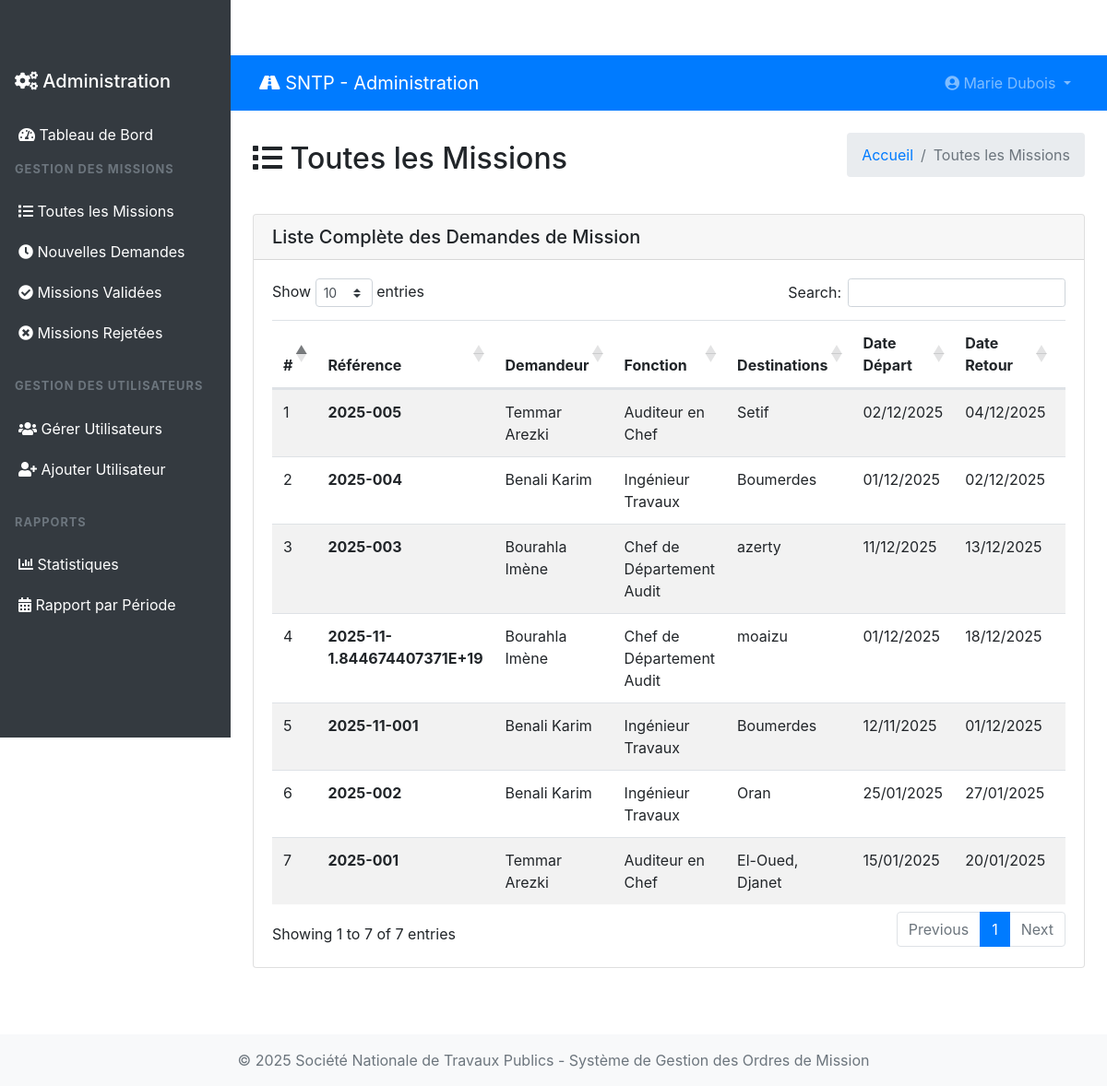
The page /admin/all-missions.php (signed in) on the database its author committed.
### tables this page shows
CREATE TABLE `tblusers` (
  `ID` int(10) NOT NULL,
  `Nom` varchar(200) DEFAULT NULL,
  `Prenom` varchar(200) DEFAULT NULL,
  `Email` varchar(200) DEFAULT NULL,
  `Fonction` varchar(200) DEFAULT NULL,
  `Departement` varchar(200) DEFAULT NULL,
  `MobileNumber` bigint(10) DEFAULT NULL,
  `Password` varchar(200) NOT NULL,
  `Role` enum('admin','chef_departement','user') DEFAULT 'user',
  `RegDate` timestamp NULL DEFAULT current_timestamp(),
  `StampImage` varchar(255) DEFAULT NULL COMMENT 'Cachet officiel du chef',
  `StampDate` datetime DEFAULT NULL
);

CREATE TABLE `tblmissions` (
  `ID` int(10) NOT NULL,
  `UserID` int(5) NOT NULL,
  `SubmittedBy` int(5) DEFAULT NULL,
  `ReferenceNumber` varchar(50) DEFAULT NULL,
  `NomPrenom` varchar(400) DEFAULT NULL,
  `Fonction` varchar(200) DEFAULT NULL,
  `VilleDepart` varchar(200) DEFAULT NULL,
  `DateDepart` date DEFAULT NULL,
  `Destinations` text DEFAULT NULL,
  `ItineraireType` varchar(100) DEFAULT NULL,
  `MotifDeplacement` varchar(300) DEFAULT NULL,
  `MoyenTransport` varchar(200) DEFAULT NULL,
  `DateRetour` date DEFAULT NULL,
  `Observations` text DEFAULT NULL,
  `Status` enum('en_attente','validee','rejetee','en_cours') DEFAULT 'en_attente',
  `Remarque` text DEFAULT NULL,
  `ValidatedBy` int(5) DEFAULT NULL,
  `DateCreation` timestamp NULL DEFAULT current_timestamp(),
  `DateValidation` timestamp NULL DEFAULT NULL ON UPDATE current_timestamp(),
  `SignaturePath` varchar(255) DEFAULT NULL COMMENT 'Signature manuscrite lors de la validation',
  `StampPath` varchar(255) DEFAULT NULL COMMENT 'Cachet officiel utilisé'
);

### admin/all-missions.php (the view, shortened to what this page needs)
<?php
include('includes/dbconnection.php');
if (strlen($_SESSION['GMSaid']) == 0) {
    header('location:logout.php');
} else {
?>
<!DOCTYPE html>
<html lang="fr">
<head>
    <link href="https://cdn.jsdelivr.net/npm/bootstrap@4.6.2/dist/css/bootstrap.min.css" rel="stylesheet">
    <link href="https://cdnjs.cloudflare.com/ajax/libs/font-awesome/5.15.4/css/all.min.css" rel="stylesheet">
    <link href="https://cdn.datatables.net/1.11.5/css/dataTables.bootstrap4.min.css" rel="stylesheet">
</head>
<body>
    <?php include_once('includes/sidebar.php'); ?>
    <div class="main-content">
        <?php include_once('includes/header.php'); ?>
        <div class="container-fluid p-4">
            <div class="d-flex justify-content-between align-items-center mb-4">
                <h2><i class="fas fa-list"></i> Toutes les Missions</h2>
                <nav aria-label="breadcrumb">
                    <ol class="breadcrumb">
                        <li class="breadcrumb-item"><a href="dashboard.php">Accueil</a></li>
                        <li class="breadcrumb-item active">Toutes les Missions</li>
                    </ol>
                </nav>
            </div>
            <div class="card">
                <div class="card-header">
                    <h5 class="mb-0">Liste Complète des Demandes de Mission</h5>
                </div>
                <div class="card-body">
                    <div class="table-responsive">
                        <table class="table table-striped data-table">
                            <thead>
                                <tr>
                                    <th>#</th>
                                    <th>Référence</th>
                                    <th>Demandeur</th>
                                    <th>Fonction</th>
                                    <th>Destinations</th>
                                    <th>Date Départ</th>
                                    <th>Date Retour</th>
                                    <th>Statut</th>
                                </tr>
                            </thead>
                            <tbody>
                                <?php
                                $sql = "SELECT m.*, u.Nom, u.Prenom, u.Fonction as UserFonction
                                       FROM tblmissions m
                                       JOIN tblusers u ON m.UserID = u.ID
                                       ORDER BY m.DateCreation DESC";
                                $query = $dbh->prepare($sql);
                                $query->execute();
                                $results = $query->fetchAll(PDO::FETCH_OBJ);
                                $cnt = 1;
                                if($query->rowCount() > 0) {
                                    foreach($results as $row) {
                                ?>
                                <tr>
                                    <td><?php echo htmlentities($cnt); ?></td>
                                    <td>
                                        <strong><?php echo htmlentities($row->ReferenceNumber); ?></strong>
                                    </td>
                                    <td><?php echo htmlentities($row->Nom . ' ' . $row->Prenom); ?></td>
                                    <td><?php echo htmlentities($row->UserFonction); ?></td>
                                    <td><?php echo htmlentities($row->Destinations); ?></td>
                                    <td><?php echo date('d/m/Y', strtotime($row->DateDepart)); ?></td>
                                    <td><?php echo date('d/m/Y', strtotime($row->DateRetour)); ?></td>
                                    <td>
                                    </td>
                                </tr>
                                <?php $cnt++; }} ?>
                            </tbody>
                        </table>
                    </div>
                </div>
            </div>
        </div>
    </div>
    <?php include_once('includes/footer.php'); ?>
</body>
</html>
<?php } ?>

### admin/includes/header.php (shortened to what this page needs)
<nav class="navbar navbar-expand-lg navbar-dark bg-primary">
    <div class="container-fluid">
        <a class="navbar-brand" href="dashboard.php">
            <i class="fas fa-road"></i> SNTP - Administration
        </a>
        <div class="collapse navbar-collapse" id="navbarNav">
            <ul class="navbar-nav ml-auto">
                <li class="nav-item dropdown">
                    <a class="nav-link dropdown-toggle" href="#" id="navbarDropdown" role="button" data-toggle="dropdown">
                        <i class="fas fa-user-circle"></i>
                        <?php
                        $aid = $_SESSION['GMSaid'];
                        $sql = "SELECT Nom,Prenom FROM tblusers WHERE ID=:aid";
                        $query = $dbh->prepare($sql);
                        $query->bindParam(':aid',$aid,PDO::PARAM_STR);
                        $query->execute();
                        $result = $query->fetch(PDO::FETCH_OBJ);
                        echo htmlentities($result->Prenom . ' ' . $result->Nom);
                        ?>
                    </a>
                </li>
            </ul>
        </div>
    </div>
</nav>

### admin/includes/sidebar.php (style rules this page uses)
.main-content { margin-left: 250px; padding-top: 60px; }
.nav-link { padding: 10px 20px; border-radius: 0; transition: background-color 0.3s; }

### rows shown on the page
tblusers: Prenom+Nom "Marie Dubois"
tblmissions: ReferenceNumber "2025-005", UserID.Prenom "Temmar Arezki", UserID.Fonction "Auditeur en Chef", Destinations "Setif", DateDepart "02/12/2025", DateRetour "04/12/2025"
tblmissions: ReferenceNumber "2025-004", UserID.Prenom "Benali Karim", UserID.Fonction "Ingénieur Travaux", Destinations "Boumerdes", DateDepart "01/12/2025", DateRetour "02/12/2025"
tblmissions: ReferenceNumber "2025-003", UserID.Prenom "Bourahla Imène", UserID.Fonction "Chef de Département Audit", Destinations "azerty", DateDepart "11/12/2025", DateRetour "13/12/2025"
tblmissions: ReferenceNumber "2025-11-1.844674407371E+19", UserID.Prenom "Bourahla Imène", UserID.Fonction "Chef de Département Audit", Destinations "moaizu", DateDepart "01/12/2025", DateRetour "18/12/2025"
tblmissions: ReferenceNumber "2025-11-001", UserID.Prenom "Benali Karim", UserID.Fonction "Ingénieur Travaux", Destinations "Boumerdes", DateDepart "12/11/2025", DateRetour "01/12/2025"
tblmissions: ReferenceNumber "2025-002", UserID.Prenom "Benali Karim", UserID.Fonction "Ingénieur Travaux", Destinations "Oran", DateDepart "25/01/2025", DateRetour "27/01/2025"
tblmissions: ReferenceNumber "2025-001", UserID.Prenom "Temmar Arezki", UserID.Fonction "Auditeur en Chef", Destinations "El-Oued, Djanet", DateDepart "15/01/2025", DateRetour "20/01/2025"
